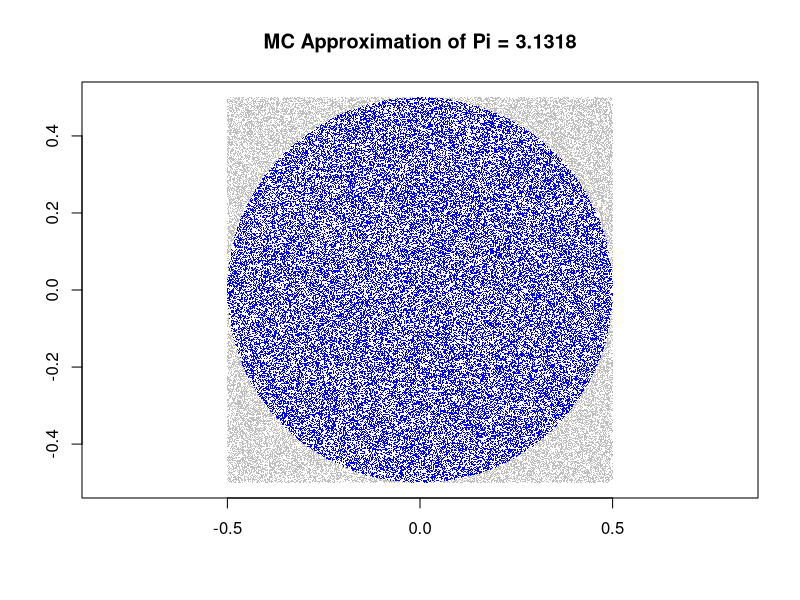

The R script that drew this image:
#### Approximation eines bestimmten Integrals durch MC-Simulation #### 
runs <- 100000
sims <- rnorm(runs,mean=1,sd=10)
mc.integral <- sum(sims >= 3 & sims <= 6)/runs
mc.integral 


#### Approximation von Pi durch MC-Simulation #### 
runs <- 100000
#runif samples from a uniform distribution
xs <- runif(runs,min=-0.5,max=0.5)
ys <- runif(runs,min=-0.5,max=0.5)
in.circle <- xs^2 + ys^2 <= 0.5^2
mc.pi <- (sum(in.circle)/runs)*4
plot(xs,ys,pch='.',col=ifelse(in.circle,"blue","grey")
     ,xlab='',ylab='',asp=1,
     main=paste("MC Approximation of Pi =",mc.pi))

